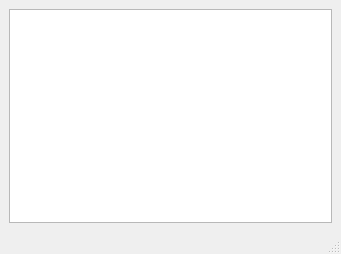
<?xml version="1.0" encoding="UTF-8"?>
<ui version="4.0">
 <class>MainWindow</class>
 <widget class="QMainWindow" name="MainWindow">
  <property name="geometry">
   <rect>
    <x>0</x>
    <y>0</y>
    <width>341</width>
    <height>254</height>
   </rect>
  </property>
  <property name="windowTitle">
   <string>MainWindow</string>
  </property>
  <widget class="QWidget" name="centralwidget">
   <layout class="QVBoxLayout" name="verticalLayout">
    <item>
     <widget class="QTextBrowser" name="textBrowser"/>
    </item>
   </layout>
  </widget>
  <widget class="QStatusBar" name="statusbar"/>
 </widget>
 <resources/>
 <connections/>
</ui>
